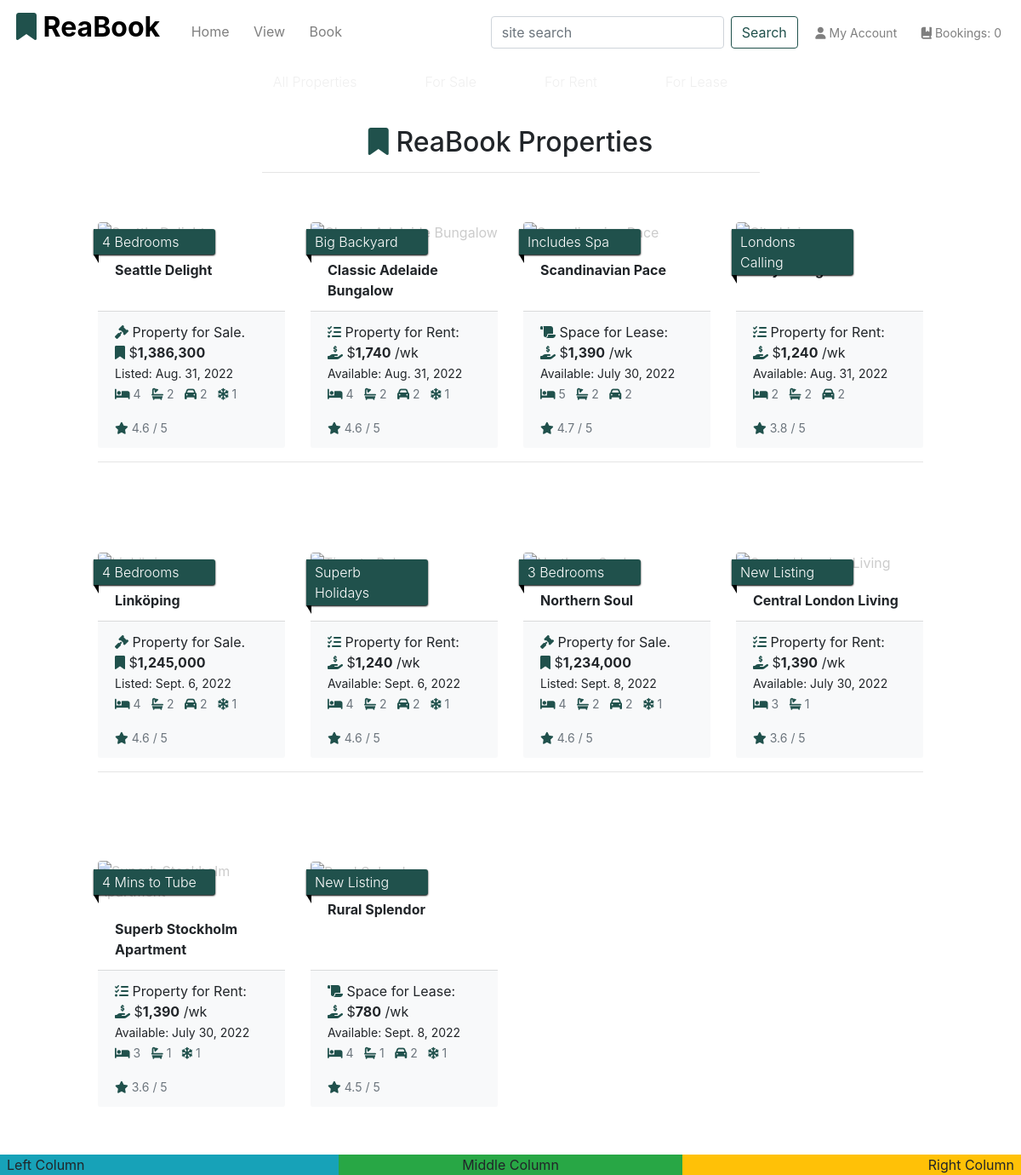
Before: /properties/ with the older database file.
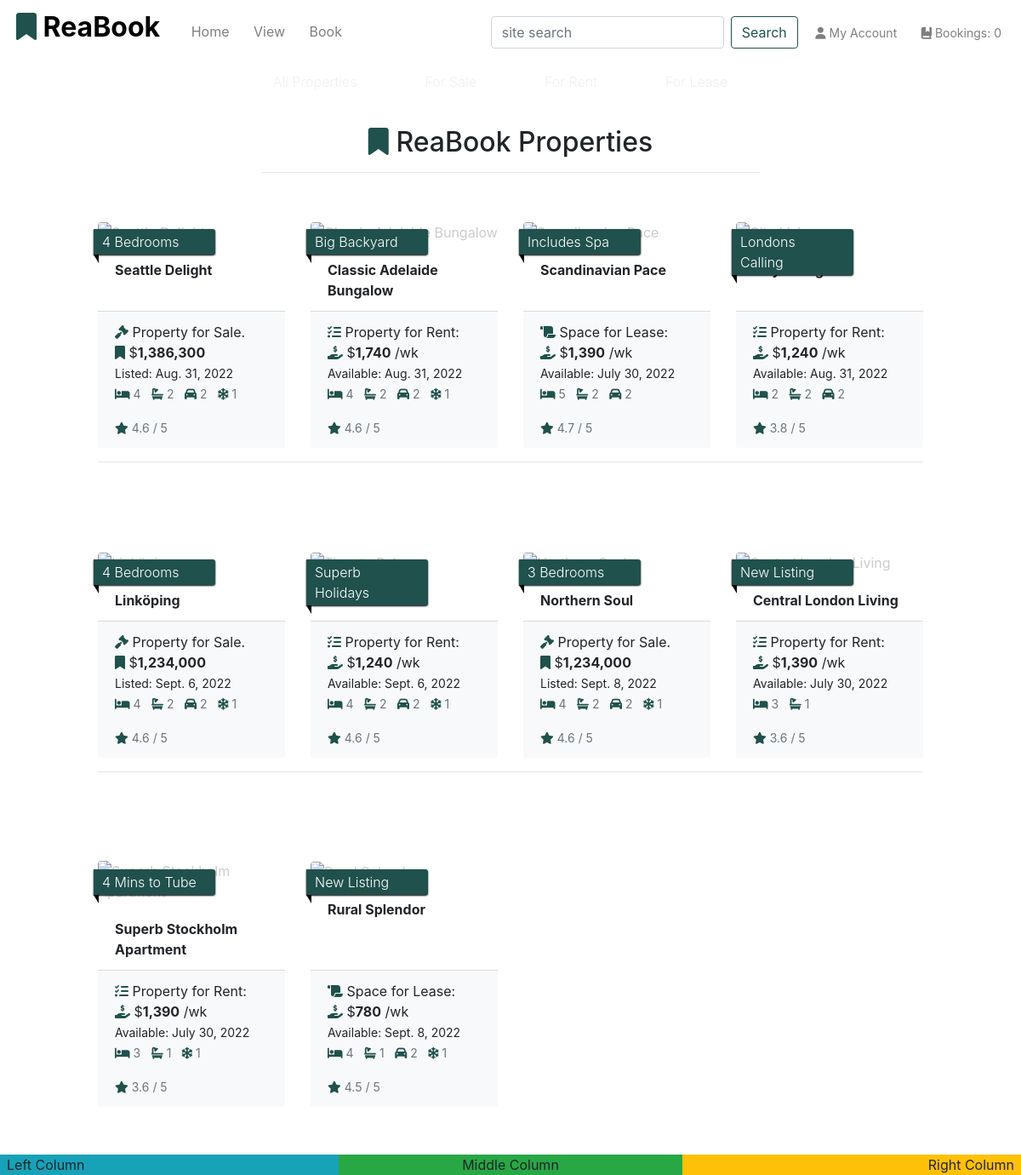
After: the same page with the newer database file.
### app_properties/models.py (models this page shows, shortened)
class Property(models.Model):
    category = models.ForeignKey(
        'Category', null=True, blank=True, on_delete=models.SET_NULL
        )
    sector = models.ForeignKey(
        'Sector', null=True, blank=True, on_delete=models.SET_NULL
        )
    title_no = models.CharField(max_length=254, null=True, blank=True)
    name = models.CharField(max_length=30)
    ribbon_feature = models.CharField(max_length=20, default="New Listing")
    description = models.TextField()
    sale_price = models.IntegerField(null=False, blank=False, default=1000000)
    rent_pw = models.IntegerField(null=False, blank=False, default=100000)
    rating = models.DecimalField(
        max_digits=3, decimal_places=1, null=True, blank=True
        )
    main_image_url = models.URLField(max_length=1024, null=True, blank=True)
    main_image = models.ImageField(null=True, blank=True)
    bath_image = models.ImageField(null=True, blank=True)
    kitchen_image = models.ImageField(null=True, blank=True)
    bedroom_image = models.ImageField(null=True, blank=True)
    living_image = models.ImageField(null=True, blank=True)
    main_image = models.ImageField(null=True, blank=True)
    bedrooms = models.IntegerField(null=False, blank=False)
    bathrooms = models.IntegerField(null=False, blank=False)
    carports = models.IntegerField(null=False, blank=False)
    land_area = models.IntegerField(null=True, blank=True)
    building_area = models.IntegerField(null=True, blank=True)
    air_conditioning = models.IntegerField(null=False, blank=False)
    unit_no = models.IntegerField(null=True, blank=True)
    house_no = models.IntegerField(null=True, blank=False, default="No.")
    level = models.IntegerField(null=True, blank=True)
    street = models.CharField(max_length=40, null=True, blank=False, default='Street')
    suburb = models.CharField(max_length=40)
    city = models.CharField(max_length=40)
    state = models.CharField(max_length=40, null=True, blank=True)
    country = models.CharField(max_length=40, null=True, blank=True)
    postcode = models.CharField(max_length=10)
    build_date = models.DateField(null=True, blank=True)
    list_date = models.DateField(auto_now_add=True)
    list_duration = models.IntegerField(null=False, blank=False, default=30)
    date_available = models.DateField(null=True, blank=True)
    owner_fname = models.CharField(max_length=254, null=True, blank=False)
    owner_lname = models.CharField(max_length=254, null=True, blank=False)
    viewings = models.BooleanField(default=True)
    selected = models.BooleanField(default=False)
    class Meta:
        verbose_name_plural = 'Properties'
        get_latest_by = 'list_date'

### app_properties/views.py (the view, shortened to what this page needs)
# urls.py: path('', views.all_properties, name='properties'),
def all_properties(request):
    properties = Property.objects.all()
    query = None
    categories = None
    sectors = None
    sort = None
    direction = None
    current_sorting = f'{sort}_{direction}'
    context = {
        'properties': properties,
        'search_term': query,
        'current_categories': categories,
        'current_sectors': sectors,
        'current_sorting': current_sorting,
    }
    return render(request, 'properties/properties.html', context)

### app_properties/templates/properties/properties.html (shortened to what the changed rows need)
{% extends 'base.html' %}
{% load static %}
{% load humanize %}
{% block content %}
<div class="container-fluid">
    <div class="row">
        <div class="col text-center mt-4">
            <h2 class="logo-font"><i class="fas fa-bookmark reabook-logo"></i> ReaBook Properties</h2>
        </div>
    </div>
    <div class="row">
        <div class="product-container col-10 offset-1">
            <div class="row">
                {% for prop in properties %}
                <div class="col-sm-6 col-md-6 col-lg-4 col-xl-3">
                    <div class="card property-card h-100 border-0">
                        <p class="ribbon font-weight-light">{{ prop.ribbon_feature }}</p>
                        {% if prop.main_image %}
                        <a href="{% url 'property_detail' prop.id %}">
                        </a>
                        {% else %}
                        <a href="{% url 'property_detail' prop.id %}">
                            <img class="card-img-top img-fluid rounded" src="https://res.cloudinary.com/yodakode/image/upload/v1661942864/ReaBook/noimage_448px_fwcaik.jpg" alt="{{ prop.name }}">
                        </a>
                        {% endif %}
                        <div class="card-body pb-2">
                            <p class="mb-0 font-weight-bold">{{ prop.name }}</p>
                        </div>
                        <div class="card-footer bg-light mt-1 bt-1 text-left">
                            <div class="row">
                                <div class="col">
                                    <p class="lead mb-0 text-left font-weight-bold">
                                        {% if prop.category.pk == 1 %}
                                            <p class="fw-lighter fs-5"><i class="fas fa-gavel reabook-logo"></i> Property for Sale.
                                                <br><i class="fas fa-bookmark reabook-logo"></i> $<strong>{{ prop.sale_price|intcomma }}</strong>
                                                <br><small>Listed: {{ prop.list_date }}</small>
                                                {% include 'includes/property-icons.html' %}
                                            </p>
                                        {% elif prop.category.pk == 2 %}
                                            <p class="fw-lighter fs-6"><i class="fas fa-tasks reabook-logo"></i> Property for Rent:
                                                <br><i class="fas fa-hand-holding-usd reabook-logo"></i> $<strong>{{ prop.rent_pw|intcomma }}</strong> /wk
                                                <br><small>Available: {{ prop.date_available }}</small>
                                                {% include 'includes/property-icons.html' %}
                                            </p>
                                        {% endif %}
                                    </p>
                                    {% if prop.rating %}
                                    <small class="text-muted"><i class="fas fa-star mr-1 reabook-logo"></i>{{ prop.rating }} / 5</small>
                                    {% else %}
                                    <small class="text-muted">Not Rating Yet</small>
                                    {% endif %}
                                </div>
                            </div>
                        </div>
                    </div>
                </div>
            {% endfor %}
            </div>
        </div>
    </div>
</div>
{% endblock %}

### templates/includes/property-icons.html
<br>{% if prop.bedrooms %}
    <small class="text-muted mr-2"><i class="fa-solid fa-bed mr-1 reabook-logo"></i>{{ prop.bedrooms }}</small>
{% endif %}
{% if prop.bathrooms %}
    <small class="text-muted mr-2"><i class="fa-solid fa-bath mr-1 reabook-logo"></i>{{ prop.bathrooms }}</small>
{% endif %}
{% if prop.carports %}
    <small class="text-muted mr-2"><i class="fa-solid fa-car mr-1 reabook-logo"></i>{{ prop.carports }}</small>
{% endif %}
{% if prop.air_conditioning %}
    <small class="text-muted mr-2"><i class="fa-solid fa-snowflake mr-1 reabook-logo"></i>{{ prop.air_conditioning }}</small>
{% endif %}

Changed rows visible on the page:
changed Property "Linköping": sale_price "1,245,000" → "1,234,000"
